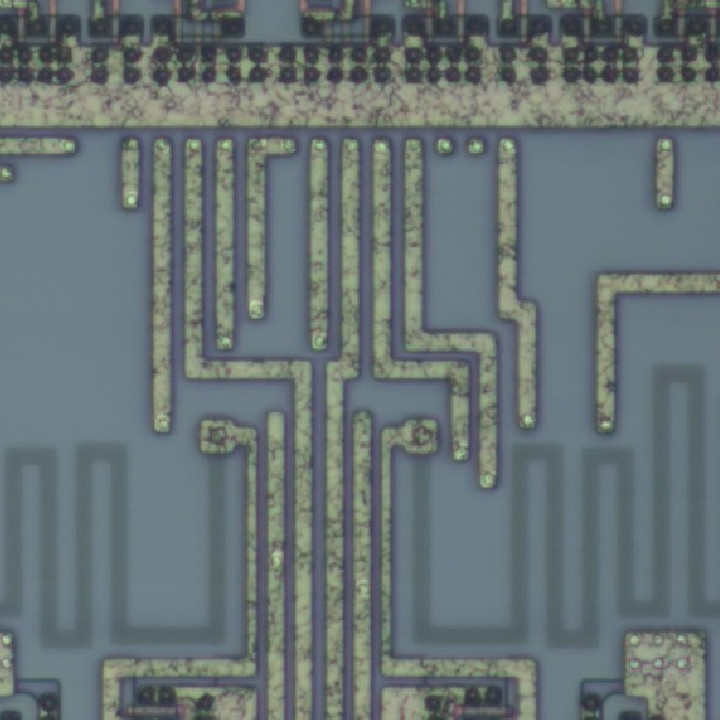
#> input picture data/testData/colarDemo.jpg, 720 x 720 px
$ python findCoutours.py
#> lines starting #> are read from the running program, lines starting #| are printed output that depends on the picture; after the words box and inside, x2 and y2 are one past the last pixel; in counts of white or black regions, pixels touching at a corner belong together
import cv2
import numpy as np
import matplotlib.pyplot as plt

img = cv2.imread("../data/testData/colarDemo.jpg")
#> img is the input picture: shape (720, 720, 3); mean B, G, R 117.4, 115.5, 104.3
rgb_img = cv2.cvtColor(img, cv2.COLOR_BGR2RGB)

#灰度图
grayImage = cv2.cvtColor(img, cv2.COLOR_BGR2GRAY)
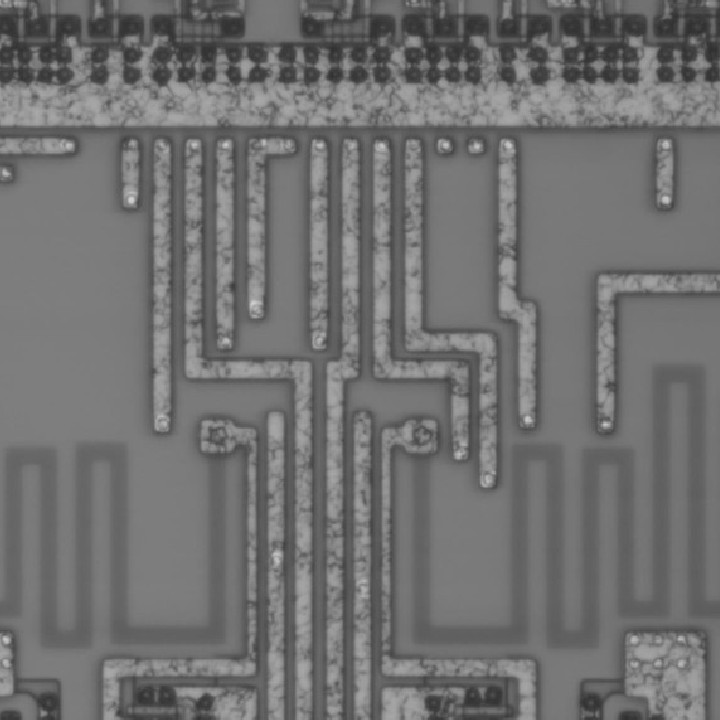
#> grayImage: shape (720, 720); min 46, max 210, mean 112.4

#阈值处理
ret, binary = cv2.threshold(grayImage, 0, 255, cv2.THRESH_BINARY + cv2.THRESH_OTSU)
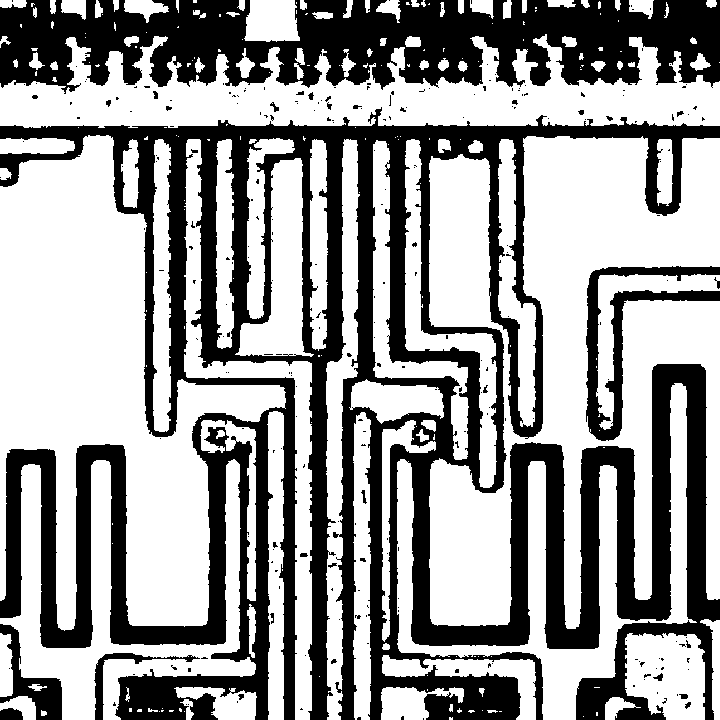
#> binary: shape (720, 720); 60.7% white; 252 black regions (220 under 20 px)
#> ret = 108

#边缘检测
contours, hierarchy = cv2.findContours(binary, cv2.RETR_TREE, cv2.CHAIN_APPROX_SIMPLE)
#> contours = 510 contours, 379 with area under 20; largest, box (x1, y1, x2, y2) and area: (429, 136, 720, 629) 70992, (0, 135, 286, 631) 62547, (0, 34, 720, 128) 34898, (0, 459, 256, 720) 17429, (397, 383, 697, 720) 17184

cv2.drawContours(img, contours, -1, (0,255,0), 1)
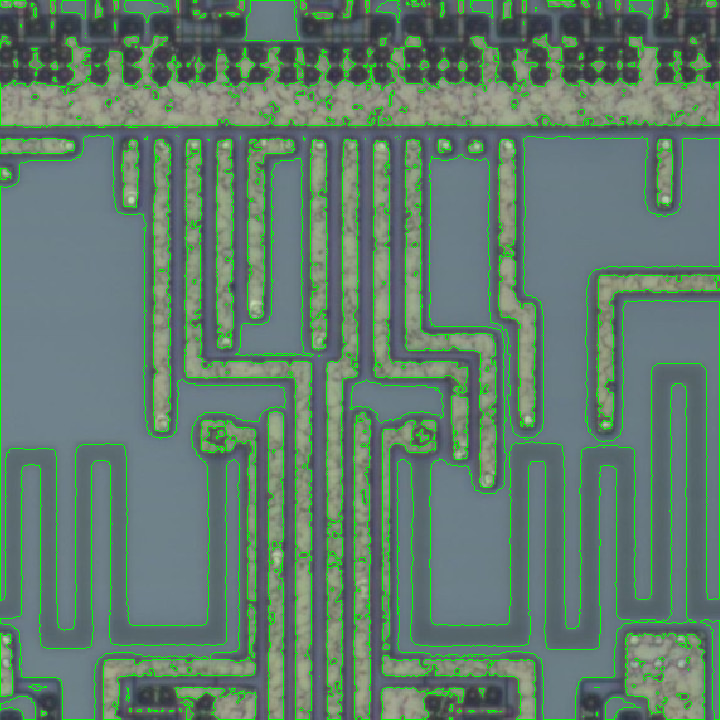
#> img: shape (720, 720, 3); 6.41% of pixels changed, all inside (x1, y1, x2, y2) = (0, 0, 720, 720)

cv2.imshow('gray', binary)
cv2.imshow('res', img)

cv2.waitKey(0)
cv2.destroyWindow()
